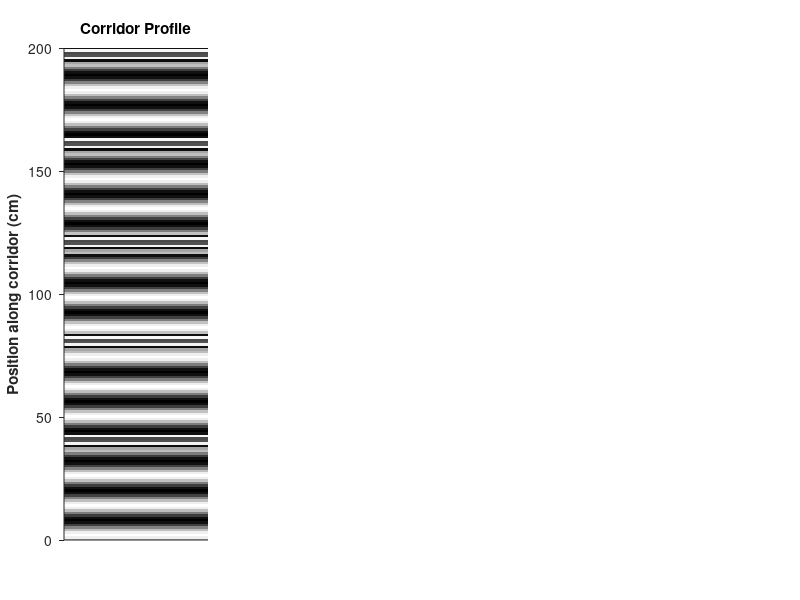

The MATLAB script that drew this image: (Note: this script raises an error after producing the figure.)
function plot_texture_layout(pos0_cm, basePath)
% PLOT_TEXTURE_LAYOUT
% Standalone function producing Figure 1D with Panel B in Retinotopic Coordinates.

if nargin < 1 || isempty(pos0_cm)
    pos0_cm = 60; % Default viewer position in cm
end
if nargin < 2
    basePath = '\\rdp.arc.ucl.ac.uk\ritd-ag-project-rd01ie-asale69\ibn-vision\USERS\Sonali\VRCorridorFinal-TextureCopyForSonali\';
end

%% --------------------------- PARAMETERS -------------------------------
corridorL = 200;       % Corridor length (cm)
corridorH = 12;        % Corridor height (cm)
texwidth  = 0.04;      % Landmark width fraction
halfW_cm  = corridorH / 2; % Half corridor width = 6 cm

az_min = 0.5;
az_max = 85;
screen_limit = 80;
az_bins = 500;
az_vec  = linspace(az_min, az_max, az_bins);

%% --------------------------- LOAD TEXTURES ----------------------------
textures = struct('matrix', []);

% Load Background 2
textures(3).matrix = imread_and_prep(fullfile(basePath, 'BG2.jpg'));

% Load Specific Landmarks: grey (1), grating_vertical (6), plaid (8)
landmarkFiles = {'grey.jpg', 'grating_vertical.jpg', 'plaid.jpg'};
landmarkIdx   = [1, 6, 8]; 
for i = 1:length(landmarkFiles)
    img = imread_and_prep(fullfile(basePath, landmarkFiles{i}));
    textures(landmarkIdx(i)).matrix = img;
end

%% ---------------- BUILD COMPOSITE CORRIDOR (CATALOGUE LOGIC) ----------------
targetBG      = textures(3).matrix;
finalBGlength = size(targetBG, 2);
finalBGheight = size(targetBG, 1);
final_width   = round(finalBGlength * texwidth);

grating_src = textures(6).matrix;
plaid_src   = textures(8).matrix;
end_src     = textures(1).matrix;

% Interpolate landmark sizes to match background height and width
[u_p, v_p]   = meshgrid(1:size(plaid_src,2), 1:size(plaid_src,1));
[uq_p, vq_p] = meshgrid(linspace(1, size(plaid_src,2), final_width), linspace(1, size(plaid_src,1), finalBGheight));
grating_res = interp2(u_p, v_p, grating_src, uq_p, vq_p);
plaid_res   = interp2(u_p, v_p, plaid_src, uq_p, vq_p);

% Interpolate End Wall
[u_e, v_e]   = meshgrid(1:size(end_src,2), 1:size(end_src,1));
[uq_e, vq_e] = meshgrid(linspace(1, size(end_src,2), final_width), linspace(1, size(end_src,1), finalBGheight));
end_res     = interp2(u_e, v_e, end_src, uq_e, vq_e);

% Assemble Composite Texture (Horizontal: 0 -> 200 cm)
tex_composite = targetBG; 
centers_px = [0.20, 0.40, 0.60, 0.80] * finalBGlength;

% Overlay Landmarks (G - P - G - P)
for idx = 1:4
    c = round(centers_px(idx));
    start_col = c - round(final_width/2) + 1;
    if mod(idx,2) == 1
        tex_composite(:, start_col:start_col+final_width-1) = grating_res;
    else
        tex_composite(:, start_col:start_col+final_width-1) = plaid_res;
    end
end

% Overlay End Wall at the end of corridor (200 cm)
tex_composite(:, end-final_width+1:end) = end_res;

%% ---------------- RETINOTOPIC MAPPING MATRIX --------------------------
% Generate Meshgrid: Y = Mouse position along corridor (cm), X = Visual Azimuth (deg)
pos_vec = linspace(0, corridorL, finalBGlength);
[AZ_grid, POS_grid] = meshgrid(az_vec, pos_vec);

% Calculate wall hit column indices (X_wall)
X_wall_hit = POS_grid + halfW_cm * (1 ./ tand(AZ_grid));
col_coords = (X_wall_hit / corridorL) * (finalBGlength - 1) + 1;

% For full 2D retinotopic projection, sample across the vertical wall rows
row_indices = round(linspace(1, finalBGheight, finalBGlength))';
row_coords  = repmat(row_indices, 1, az_bins);

% Sample composite texture in 2D space using interp2
retinotopic_mat = interp2(1:finalBGlength, 1:finalBGheight, tex_composite, col_coords, row_coords, 'linear', 0);

%% ------------------------------ PLOTTING ------------------------------
figure('Color', 'w', 'Position', [100 100 850 650]);

% --- Left Subplot (Panel A): Corridor Profile (0-200 cm Vertical) ---
ax_left = axes('Position', [0.08 0.10 0.18 0.82]);

% Transpose composite image so position (0-200 cm) runs vertically along Y-axis
imagesc(ax_left, [0 1], [0 corridorL], tex_composite'); 
colormap(ax_left, 'gray');
set(ax_left, 'YDir', 'normal');
ylabel(ax_left, 'Position along corridor (cm)', 'FontSize', 11, 'FontWeight', 'bold');
xlabel(ax_left, ''); set(ax_left, 'XTick', []);
ylim(ax_left, [0 corridorL]); 
box(ax_left, 'off'); set(ax_left, 'TickDir', 'out');
title(ax_left, 'Corridor Profile', 'FontSize', 11, 'FontWeight', 'bold');
hold(ax_left, 'on');

% Viewer position marker
yline(ax_left, pos0_cm, '--', 'Color', [0 0.45 0.74], 'LineWidth', 1.5);
plot(ax_left, 0.5, pos0_cm, 'v', 'MarkerFaceColor', [0 0.45 0.74], ...
    'MarkerEdgeColor', 'none', 'MarkerSize', 8);

% --- Right Subplot (Panel B): Visual Azimuth Retinotopic Projection ---
ax_main = axes('Position', [0.38 0.10 0.55 0.82]);

imagesc(ax_main, az_vec, pos_vec, retinotopic_mat, [0 1]);
colormap(ax_main, 'gray');
set(ax_main, 'YDir', 'normal');
xlabel(ax_main, 'Visual azimuth (°)', 'FontSize', 11, 'FontWeight', 'bold');
ylabel(ax_main, ''); set(ax_main, 'YTick', []);
xlim(ax_main, [0 az_max]); ylim(ax_main, [0 corridorL]);
box(ax_main, 'off'); set(ax_main, 'TickDir', 'out');
hold(ax_main, 'on');

% Off-screen section shading (80° - 85°)
patch(ax_main, [screen_limit az_max az_max screen_limit], [0 0 corridorL corridorL], ...
    [0.5 0.5 0.5], 'FaceAlpha', 0.4, 'EdgeColor', 'none');
xline(ax_main, screen_limit, ':k', 'LineWidth', 1.2);

% RF Window Box Overlay
rf_color = [0.85 0.10 0.55];
rectangle(ax_main, 'Position', [0.5, 2, screen_limit - 0.5, corridorL - 4], ...
    'EdgeColor', rf_color, 'LineWidth', 1.8, 'LineStyle', '--');
text(ax_main, 40, 12, 'RF_{win}', 'Color', rf_color, ...
    'FontSize', 11, 'FontWeight', 'bold', 'HorizontalAlignment', 'center');

% --- Top Annotation Header Bar ---
axes('Position', [0.38 0.93 0.55 0.03]);
hold on; axis off; xlim([0 az_max]); ylim([0 1]);
patch([0 15 15 0], [0 0 1 1], [0.7 0.7 0.7], 'EdgeColor', 'none');
text(7.5, 0.5, 'End', 'Color', 'w', 'FontSize', 8, 'FontWeight', 'bold', 'HorizontalAlignment', 'center');
patch([15 45 45 15], [0 0 1 1], [0.90 0.40 0.35], 'EdgeColor', 'none');
text(30, 0.5, 'L_2', 'Color', 'w', 'FontSize', 8, 'FontWeight', 'bold', 'HorizontalAlignment', 'center');
patch([45 65 65 45], [0 0 1 1], [0.95 0.80 0.50], 'EdgeColor', 'none');
text(55, 0.5, 'BG', 'Color', 'w', 'FontSize', 8, 'FontWeight', 'bold', 'HorizontalAlignment', 'center');
patch([65 85 85 65], [0 0 1 1], [0.45 0.70 0.90], 'EdgeColor', 'none');
text(75, 0.5, 'L_1', 'Color', 'w', 'FontSize', 8, 'FontWeight', 'bold', 'HorizontalAlignment', 'center');

end

%% =============================================================================
% HELPER FUNCTIONS
% =============================================================================

function img = imread_and_prep(filepath)
if exist(filepath, 'file') == 2
    img = imread(filepath);
    if isa(img, 'uint8')
        img = double(img)/255; 
    elseif isa(img, 'logical')
        img = double(img);
    end
    if size(img, 3) > 1, img = rgb2gray(img); end
else
    % Fallback synthetic pattern if file is missing
    [X, Y] = meshgrid(1:200, 1:128);
    img = 0.5 + 0.4 * sin(2 * pi * X / 12);
end
end
